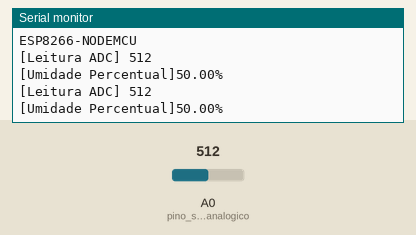
This sketch was run on a simulated ESP8266 (NodeMCU). Parts: the last lines printed to the serial monitor. The test bench sets the inputs (shaded band); at power-on: A0 (pino_sinal_analogico) = 512. WiFi joins after 1.5 s; servers stay silent unless stated.

Above: at 4.7 s.
4.8 s: A0 (pino_sinal_analogico) set to 716
At 6.1 s:
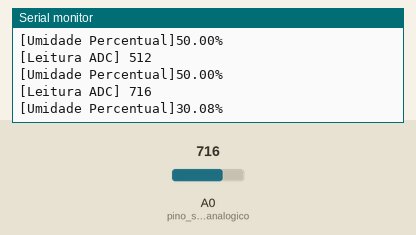
6.3 s: A0 (pino_sinal_analogico) set to 900
At 7.3 s:
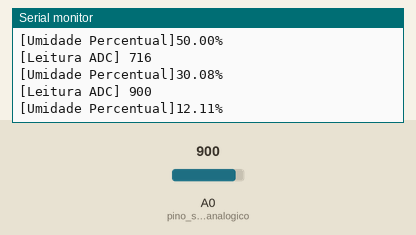
Timing chart, 0 to 9.3 s (numbered marks = the images above; inputs shaded):
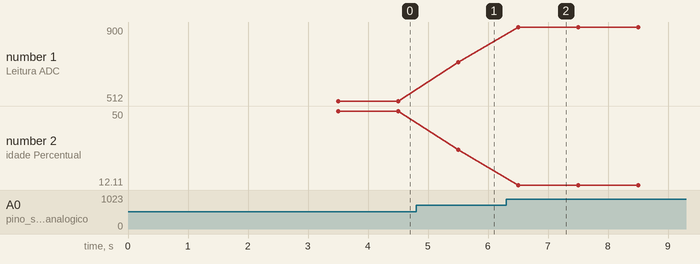

The sketch:

umidade_cloud.ino
```cpp
#include <ESP8266WiFi.h>

//WIFI
#define SSID_REDE  "P1d3zz"
#define SENHA_REDE  "987654321"
#define INTERVALO_ENVIO_THINGSPEAK 150000 //intervalo entre envios de dados ao ThingSpeak
#define pino_sinal_analogico A0
// constantes e variaveis
char EnderecoAPIThingSpeak[]= "api.thingspeak.com";
String ChaveEscritaThingSpeak= "V2KZXBI0FTJMHPPX";
long lastConnectionTime;

//long lastConnectionTime;
WiFiClient client;

//ThingSpeak Settings
const int channelID= 648118;

//prototypes
void EnviaInformacoesThingspeak(String StringDados);
void FazConexaoWiFi(void);
float FazLeituraUmidade(void);

//funcao: envia informações ao thingspeak
//parametros: string com a info a ser enviada
//retorno: nenhum

void EnviaInformacoesThingspeak(String StringDados)
 {
    if (client.connect(EnderecoAPIThingSpeak, 80))
    {
       //faz a requisicao HTTP ao ThingSpeak
       client.print("POST /update HTTP/1.1\n");
       client.print("Host: api.thingspeak.com\n");
       client.print("Connection: close\n");
       client.print("X-THINGSPEAKAPIKEY:" +ChaveEscritaThingSpeak+"\n");
       client.print("Content-Type: application/x-www-form-urlencoded\n");
       client.print("Content-Length: ");
       client.print(StringDados.length());
       client.print("\n\n");
       client.print(StringDados);

       lastConnectionTime = millis();
       Serial.println("- Informacoes enviadas");
    }
 }

//funcao: faz conexao wifi
void FazConexaoWiFi(void)
{
  client.stop();
  Serial.println("Conectando a rede WiFi...");
  Serial.println();
  delay(1000);
  WiFi.begin(SSID_REDE , SENHA_REDE);
  while (WiFi.status() != WL_CONNECTED)
  {
  delay(500);
  Serial.print(".");
  }

   Serial.println("");
   Serial.println("WiFi conectado");
   Serial.println("IP Obtido");
   Serial.println(WiFi.localIP());
   delay(1000);
}
 //Funcao: faz leitura do nivel de umidade
 //parametro:nenhum
 //Retorno: umidade percentual (0-100)
 //observacao: o ADC do NodeMCU permite até no max 3.3v. Dessa forma
 //para 3.3v obtem-se (empiricamente) 978 como leitura de ADC
 float FazLeituraUmidade(void)
 {
  int ValorADC;
  float UmidadePercentual;

  ValorADC = analogRead(0); //978 > 3.3
  Serial.print("[Leitura ADC] ");
  Serial.println(ValorADC);

//Quanto maior o numero lido do ADC, menor a umidade.
    //Sendo assim, calcula-se a porcentagem de umidade por:
    //
    //   Valor lido                 Umidade percentual
    //      _    0                           _ 100
    //      |                                |
    //      |                                |
    //      -   ValorADC                     - UmidadePercentual
    //      |                                |
    //      |                                |
    //     _|_  978                         _|_ 0
    //
    //   (UmidadePercentual-0) / (100-0)  =  (ValorADC - 978) / (-978)
    //      Logo:
    //      UmidadePercentual = 100 * ((978-ValorADC) / 978)

    UmidadePercentual = 100 * ((1024-(float)ValorADC) /1024);
    Serial.print("[Umidade Percentual]");
    Serial.print(UmidadePercentual);
    Serial.println("%");

     return UmidadePercentual;
     }
     void setup()
     {
         Serial.begin(9600);
         lastConnectionTime = 0;
         FazConexaoWiFi(); //chama a funcao wifi
         Serial.println("ESP8266-NODEMCU");
      }
      //loop principal
      void loop()
      {
        float UmidadePercentualLida;
        int UmidadePercentualTruncada;
        char FieldUmidade[11];

        //Forca desconexao ao ThingSpeak
        if (client.connected())
        {
          client.stop();
          Serial.println("- Desconectado do ThingSpeak");
          Serial.println();
        }

        UmidadePercentualLida = FazLeituraUmidade();
        UmidadePercentualTruncada = (int)UmidadePercentualLida; // trunca umidade como numero inteiro

        //Verifica se esta conectado no wifi e se é o momento de enviar dados ao ThingSpeak
        if(!client.connected() && (millis() - lastConnectionTime > INTERVALO_ENVIO_THINGSPEAK))
        {
          sprintf(FieldUmidade,"field2=%d",UmidadePercentualTruncada);
          EnviaInformacoesThingspeak(FieldUmidade);
        }
        delay(1000);
      }
```

Measured:
- after the input at 4.8 s, the serial monitor: prints a new line after 0.70 s (image 1)
- after the input at 6.3 s, the serial monitor: prints a new line after 0.20 s (image 2)
- plotted number 1: 512 → 716 after the input at 4.8 s, 716 → 900 after the input at 6.3 s
- plotted number 2: 50 → 30.08 after the input at 4.8 s, 30.08 → 12.11 after the input at 6.3 s
